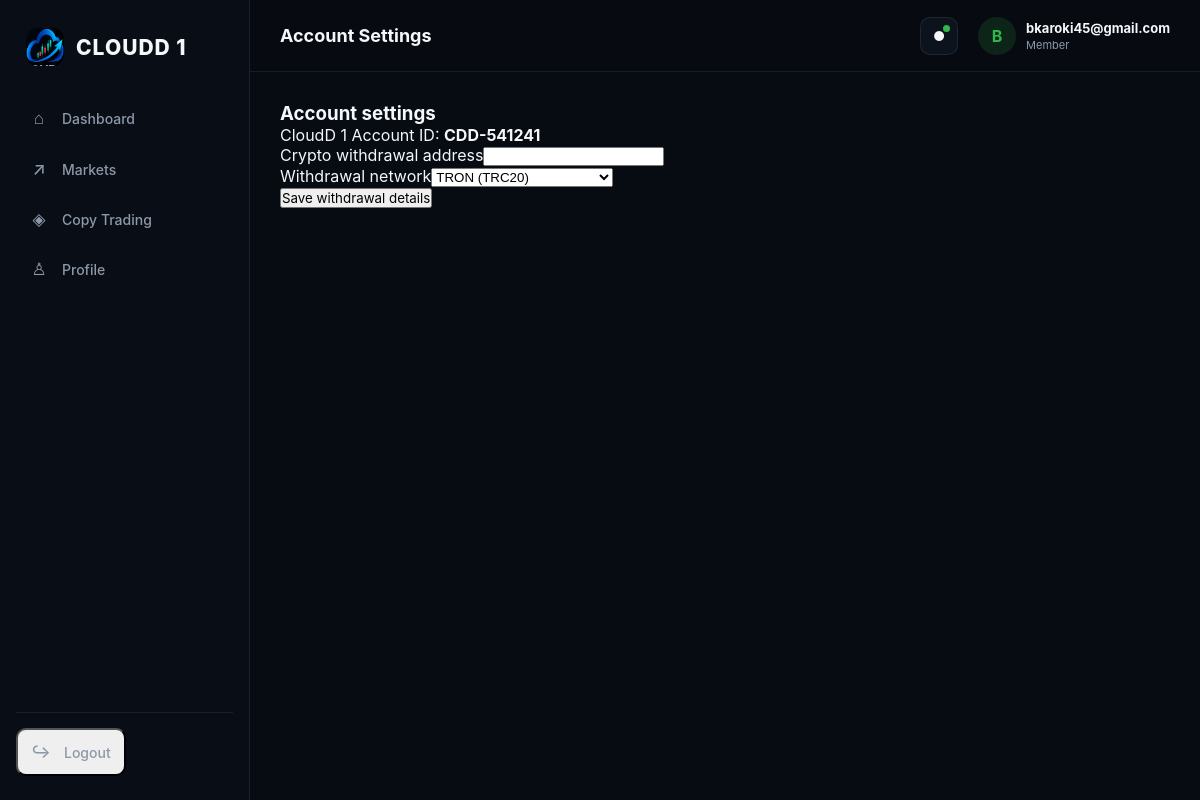
Page /accounts/settings/ (signed in) on the committed database.
### accounts/models.py (models this page shows, shortened)
class User(AbstractUser):
    email = models.EmailField(unique=True)
    phone_number = models.CharField(
        max_length=20,
        blank=True,
        null=True
    )
    country = models.CharField(max_length=100, blank=True, default="")
    country = models.CharField(
        max_length=100,
        blank=True,
        default="",
    )
    referral_code = models.CharField(
        max_length=20,
        unique=True,
        blank=True,
        null=True
    )
    referred_by = models.ForeignKey(
        "self",
        on_delete=models.SET_NULL,
        blank=True,
        null=True,
        related_name="referrals"
    )
    is_verified = models.BooleanField(default=False)
    account_id = models.CharField(max_length=16, unique=True, editable=False, blank=True)
    withdrawal_address = models.CharField(max_length=255, blank=True)
    withdrawal_network = models.CharField(max_length=32, blank=True)
    created_at = models.DateTimeField(auto_now_add=True)
    USERNAME_FIELD = "email"
    REQUIRED_FIELDS = ["username"]

### accounts/views.py (the view)
# urls.py: path("settings/", views.account_settings, name="account_settings"),
@login_required
def account_settings(request):
    form = WithdrawalDetailsForm(request.POST or None, instance=request.user)
    if request.method == "POST" and form.is_valid():
        form.save()
        return redirect("account_settings")
    return render(request, "accounts/settings.html", {"form": form})

### accounts/forms.py
class WithdrawalDetailsForm(forms.ModelForm):
    class Meta:
        model = User
        fields = ("withdrawal_address", "withdrawal_network")
        labels = {"withdrawal_address": "Crypto withdrawal address", "withdrawal_network": "Network"}
    def __init__(self, *args, **kwargs):
        super().__init__(*args, **kwargs)
        from wallet.models import WithdrawalNetwork
        self.fields["withdrawal_network"] = forms.ChoiceField(
            choices=list(WithdrawalNetwork.objects.filter(is_enabled=True).values_list("code", "name")) or [("TRC20", "TRC20")],
            initial=self.instance.withdrawal_network,
        )

### accounts/templates/accounts/settings.html (shortened to what this page needs)
{% extends "base.html" %}
{% block page_title %}Account Settings{% endblock %}
{% block content %}
<section class="dashboard-panel" style="max-width:600px"><h1>Account settings</h1><p>CloudD 1 Account ID: <strong>{{ request.user.account_id }}</strong></p><form method="post">{% csrf_token %}{% for field in form %}<p><label for="{{ field.id_for_label }}">{{ field.label }}</label>{{ field }}{{ field.errors }}</p>{% endfor %}<button type="submit">Save withdrawal details</button></form></section>
{% endblock %}

### core/templates/base.html (shortened to what this page needs)
{% load static %}
<!DOCTYPE html>
<html lang="en">
<head>
    <link rel="stylesheet" href="{% static 'css/base.css' %}">
    <link rel="stylesheet" href="{% static 'css/mobile-nav.css' %}">
</head>
<body>
    <div class="app-shell">
        <aside class="sidebar" id="sidebar">
            <a href="{% url 'dashboard' %}" class="brand"><img class="brand-logo" src="{% static 'images/cloudd1-mark.png' %}" alt="CLOUDD 1 logo"><span class="brand-name">CLOUDD 1</span></a>
            <nav class="sidebar-nav">
                <a href="{% url 'dashboard' %}" class="nav-item {% if request.resolver_match.url_name == 'dashboard' %}active{% endif %}"><span class="nav-icon">⌂</span><span>Dashboard</span></a>
                <a href="{% url 'markets:markets' %}" class="nav-item {% if request.resolver_match.namespace == 'markets' %}active{% endif %}"><span class="nav-icon">↗</span><span>Markets</span></a>
                <a href="{% url 'investments:investments' %}" class="nav-item {% if request.resolver_match.namespace == 'investments' %}active{% endif %}"><span class="nav-icon">◈</span><span>Copy Trading</span></a>
                <a href="{% url 'referrals:overview' %}" class="nav-item {% if request.resolver_match.namespace == 'referrals' %}active{% endif %}"><span class="nav-icon">♙</span><span>Profile</span></a>
            </nav>
            <div class="sidebar-bottom"><form method="post" action="{% url 'logout' %}">{% csrf_token %}<button type="submit" class="nav-item logout"><span class="nav-icon">↪</span><span>Logout</span></button></form></div>
        </aside>
        <main class="main-content">
            <header class="topbar">
                <div class="page-title">{% block page_title %}Dashboard{% endblock %}</div>
                <div class="topbar-right"><button class="notification-button" aria-label="Notifications">●<span class="notification-dot"></span></button><div class="user-mini"><div class="user-avatar">{{ request.user.first_name|default:request.user.email|first|upper }}</div><div class="user-info"><strong>{{ request.user.first_name|default:request.user.email }}</strong><small>Member</small></div></div></div>
            </header>
            <section class="page-content">
                {% block content %}{% endblock %}
            </section>
        </main>
    </div>
</body>
</html>

### static/css/base.css (style rules this page uses)
* { margin: 0; padding: 0; box-sizing: border-box; }
:root { --bg: #070b12; --panel: #0d131d; --panel-light: #111925; --border: rgba(255, 255, 255, 0.08); --text: #f5f7fa; --muted: #8d98a8; --primary: #30b64b; --primary-dark: #23913a; --danger: #ef5350; --warning: #f5b942; --sidebar-width: 250px; }
body { font-family: Inter, -apple-system, BlinkMacSystemFont, "Segoe UI", sans-serif; background: var(--bg); color: var(--text); min-height: 100vh; }
a { text-decoration: none; color: inherit; }
button { font-family: inherit; }
.app-shell { min-height: 100vh; }
.sidebar { width: var(--sidebar-width); height: 100vh; position: fixed; left: 0; top: 0; background: #090e16; border-right: 1px solid var(--border); display: flex; flex-direction: column; padding: 24px 16px; z-index: 100; }
.brand { display: flex; align-items: center; gap: 12px; padding: 4px 10px 30px; }
.brand-logo { width: 38px; height: 38px; border-radius: 11px; object-fit: cover; background: #06100c; }
.brand-name { font-size: 21px; font-weight: 800; letter-spacing: 1px; }
.sidebar-nav { display: flex; flex-direction: column; gap: 6px; }
.nav-item { display: flex; align-items: center; gap: 13px; padding: 12px 13px; border-radius: 10px; color: var(--muted); font-size: 14px; font-weight: 500; transition: 0.2s ease; }
.nav-icon { width: 20px; text-align: center; font-size: 17px; }
.sidebar-bottom { margin-top: auto; border-top: 1px solid var(--border); padding-top: 15px; }
.main-content { margin-left: var(--sidebar-width); min-height: 100vh; }
.topbar { height: 72px; display: flex; align-items: center; padding: 0 30px; border-bottom: 1px solid var(--border); background: rgba(7, 11, 18, 0.92); position: sticky; top: 0; z-index: 50; }
.page-title { font-size: 18px; font-weight: 650; }
.topbar-right { margin-left: auto; display: flex; align-items: center; gap: 20px; }
.notification-button { width: 38px; height: 38px; border-radius: 10px; border: 1px solid var(--border); background: var(--panel); color: var(--text); cursor: pointer; position: relative; }
.notification-dot { width: 7px; height: 7px; background: var(--primary); border-radius: 50%; position: absolute; top: 7px; right: 7px; }
.user-mini { display: flex; align-items: center; gap: 10px; }
.user-avatar { width: 38px; height: 38px; border-radius: 50%; background: rgba(48, 182, 75, 0.15); color: var(--primary); display: flex; align-items: center; justify-content: center; font-weight: 700; }
.user-info { display: flex; flex-direction: column; gap: 2px; }
.user-info strong { font-size: 13px; }
.user-info small { color: var(--muted); font-size: 11px; }
.page-content { padding: 30px; }

### rows in the picture
User: user.first_name|first "B", user.first_name "bkaroki45@gmail.com", user.account_id "CDD-541241", form "TRON (TRC20)"

### other values in the picture
{{ field.label }} "Crypto withdrawal address" "Withdrawal network"
